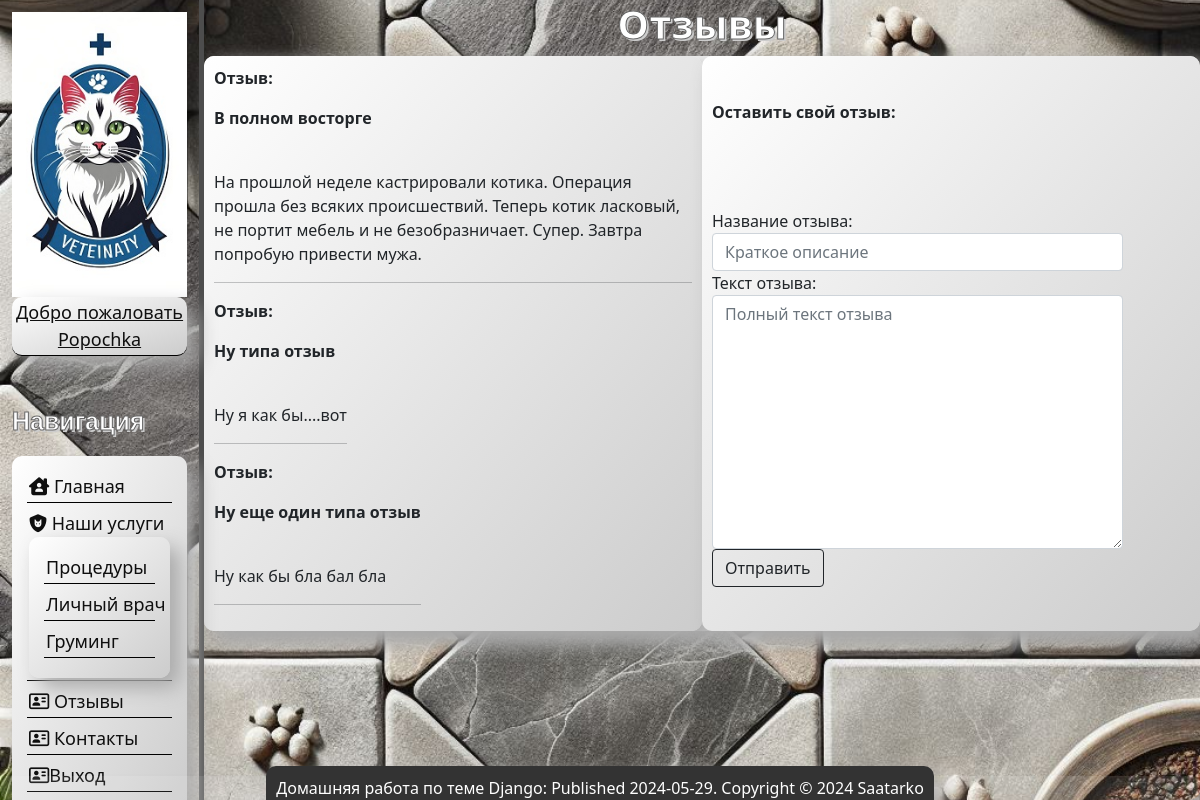
The page /reviews (signed in) on the database its author committed.
### users/models.py (models this page shows)
class User(AbstractUser):
    phone = models.CharField(max_length=20, blank=True, null=True, verbose_name='Телефон')

### main/models.py (models this page shows, shortened)
class Reviews(models.Model):
    name = models.CharField('Название отзыва', max_length=30)
    description = models.TextField('Текст отзыва')
    class Meta:
        verbose_name = 'Отзывы/Reviews'
        verbose_name_plural = 'Отзывы/Reviews'

### main/views.py (the view)
# urls.py: path('reviews', views.reviews, name='reviews'),
def reviews(request):
    if request.POST:
        temp_name = request.POST['name']
        temp_description = request.POST['description']
        reviews_obj = Reviews(name=temp_name, description=temp_description)
        reviews_obj.save()
    form = ReviewsForms()
    reviews = Reviews.objects.all()
    context = {
        'reviews': reviews,
        'form': form
    }
    return render(request, 'main/reviews.html', context)

### main/forms.py
class ReviewsForms(ModelForm):
    class Meta:
        model = Reviews
        fields = ['name', 'description']
        widgets = {
            'name': TextInput(attrs={
                'class': 'form-control',
                'placeholder': 'Краткое описание',
                'maxlength': '30',
            }),
            'description': Textarea(attrs={
                'class': 'form-control',
                'placeholder': 'Полный текст отзыва',
            })
        }

### main/templates/main/reviews.html (shortened to what this page needs)
{% extends 'main/layout.html' %}
{% block content %}
<h1 class="main_h">Отзывы</h1>
        <div class="content_review">
            <div class="content_review_child2">
        {% if reviews %}
        {% for el in reviews %}
                    <div>
                        <p class="text_bold"> Отзыв:</p>
                        <p class="text_bold"> {{el.name}}</p> <br>
                        {{el.description}}
                        <hr>
                    </div>
        {% endfor %}
        {% else %}
            <p class="text_bold">В данный момент отзывов нет</p>
        {% endif %}
        </div>
        {% if user.is_authenticated %}
            <div class="content_review_child2">
                <p class="text_bold">Оставить свой отзыв:</p>
        <form method="post">
                       <div class="form-group">
                    {{ form.name.label_tag }}
                    {{ form.name }}
                </div>
                <div class="form-group">
                    {{ form.description.label_tag }}
                    {{ form.description }}
                </div>
                 <button type="submit" class="btn btn-outline-dark">Отправить</button>
           </form>
                </div>
       {% else %}
             <p>Чтобы оставить свой отзыв, необходимо зарегистрироваться! Если Вы уже зарегистрировалисьвойдите в свою учетную запись. </p>
       {% endif %}
        </div>
{% endblock %}

### main/templates/main/layout.html (shortened to what this page needs)
{% load static %}
<!DOCTYPE html>
<html lang="en">
<head>
  <link rel="stylesheet" href="https://cdn.jsdelivr.net/npm/bootstrap@5.0.2/dist/css/bootstrap.min.css" rel="stylesheet">
    <link rel="stylesheet" href="{% static 'main/css/main.css' %}">
    <link rel="stylesheet" href="https://use.fontawesome.com/releases/v5.8.2/css/all.css">
</head>
<body>
    <aside id="navigation-panel">
    <div class="nav_panel">
        <img src="{% static 'main/img/logo.jpg' %}" alt="Логотип">
                   {% if user.is_authenticated %}
                <p> <a href="{% url 'users:profile' %}">Добро пожаловать {{user.username}}</a></p>
                {% endif %}
        <h3 class="nav_h">Навигация</h3>
        <nav>
            <ul>
                <li><a href="{% url 'home' %}"><i class="fa-solid fa-house-user"></i> Главная</a></li>
                <li onclick="toggleServices(this)">
                    <i class="fa-solid fa-shield-cat"></i> Наши услуги
                    <ul>
                        <li><a href="{% url 'procedure' %}">Процедуры</a></li>
                        <li><a href="">Личный врач</a></li>
                        <li><a href="">Груминг</a></li>
                    </ul>
                </li>
                <li><a href="{% url 'reviews' %}"><i class="fa-regular fa-address-card"></i> Отзывы</a></li>
                <li><a href="{% url 'contacts' %}"><i class="fa-regular fa-address-card"></i> Контакты</a></li>
                {% if user.is_authenticated %}
                <li><a href="{% url 'users:logout' %}"><i class="fa-regular fa-address-card"></i>Выход</a></li>
                {% else %}
                <li><a href="{% url 'users:login' %}"><i class="fa-regular fa-address-card"></i> Вход</a> |<a
                        href="{% url 'users:register' %}"><i class="fa-regular fa-address-card"></i>Регистр.</a>
                </li>
                {% endif %}
            </ul>
        </nav>
    </div>
</aside>
    <main>
     {% block content %} {% endblock %}
    </main>
    <div class="flex-container_3">
            <div class="footer">
            <div  class="flex-child_3">
                <a>Домашняя работа по теме Django: Published 2024-05-29. Copyright © 2024 Saatarko</a>
            </div>
            </div>
        </div>
</body>
</html>

### main/static/main/css/main.css (style rules this page uses)
#navigation-panel { float: left; width: 17%; padding: 1.0%; height: 100%; position: fixed; top: 0; bottom: 0; color: #0F0F0F; max-width: 17%; border-right: 5px solid #4d4d4d; }
.nav_panel { display: flex; flex-direction: column; flex-wrap: wrap; }
.nav_panel img { max-width: 100%; height: auto; width: 100%; display: block; }
.nav_panel nav { width: 100%; }
.nav_panel ul { display: block; padding: 15px; list-style-type: none; width: auto; background: linear-gradient(to bottom right, #ffffff, #cccccc); box-shadow: 10px 10px 20px #aaaaaa; border-radius: 10px; font-size: 18px; }
.nav_panel p { display: block; padding: 15px; list-style-type: none; width: auto; background: linear-gradient(to bottom right, #ffffff, #cccccc); box-shadow: 10px 10px 20px #aaaaaa; border-radius: 10px; font-size: 18px; transition: transform .6s ease; padding: 2px; margin-bottom: 5px; border-bottom: 1px solid #000; text-align: center; list-style-type: none; }
.nav_panel p a { color: #0F0F0F; }
.nav_panel ul li { transition: transform .6s ease; padding: 2px; margin-bottom: 5px; border-bottom: 1px solid #000; white-space: nowrap; }
.nav_panel ul a { text-decoration: none; color: #0F0F0F; }
.nav_panel h3 { margin-top: 25px; font-size: 25px; }
.flex-container_3 { z-index: 5; display: flex; background-color: rgba(255, 255, 255, 0.1); height: 3%; justify-content: center; box-shadow: 15px 15px 15px #aaaaaa; flex-direction: column; border-radius: 10px; position: fixed; bottom: 0; width: 100%; }
.flex-child_3 { align-items: flex-end; display: flex; align-items: center; justify-content: center; color: white; }
.flex-child_3 a { padding: 10px; text-decoration: none; color: white; background: #333; margin: 5px; box-shadow: 10px 10px 20px #aaaaaa; border-radius: 10px; }
.footer { flex-shrink: 0; }
.main_h { margin-left: 17%; text-align: center; padding: 0; width: calc(100% - 17%) font-family: 'Montserrat', sans-serif; font-size: 2.5em; font-weight: bold; color: #fff; -webkit-text-stroke: 1px #666; text-shadow: 2px 2px 0 #ccc; }
body { background-image: url("/static/main/img/background.jfif"); background-size: cover; background-position: center; background-attachment: fixed; }
.nav_h { text-align: left; margin: 0; padding: 20px 0; width: 100%; font-family: 'Montserrat', sans-serif; font-size: 1.5em; font-weight: bold; color: #fff; -webkit-text-stroke: 1px #666; text-shadow: 2px 2px 0 #ccc; }
.content_review { display: flex; margin-left: 17%; flex-direction: row; width: auto; background: linear-gradient(to bottom right, #ffffff, #cccccc); box-shadow: 10px 10px 20px #aaaaaa; border-radius: 10px; }
.content_review_child2 { display: flex; width: 50%; justify-content: space-around; align-items: flex-start; padding: 10px; box-sizing: border-box; background: linear-gradient(to bottom right, #ffffff, #cccccc); box-shadow: 10px 10px 20px #aaaaaa; border-radius: 10px; flex-direction: column; }
.text_bold { font-weight: bold; }

### rows shown on the page
User: username "Popochka"
Reviews: name "В полном восторге", description "На прошлой неделе кастрировали котика. Операция прошла без всяких происшествий. Теперь котик ласковый, не портит мебель и не безобразничает. Супер. Завтра попробую привести мужа."
Reviews: name "Ну типа отзыв", description "Ну я как бы....вот"
Reviews: name "Ну еще один типа отзыв", description "Ну как бы бла бал бла"
